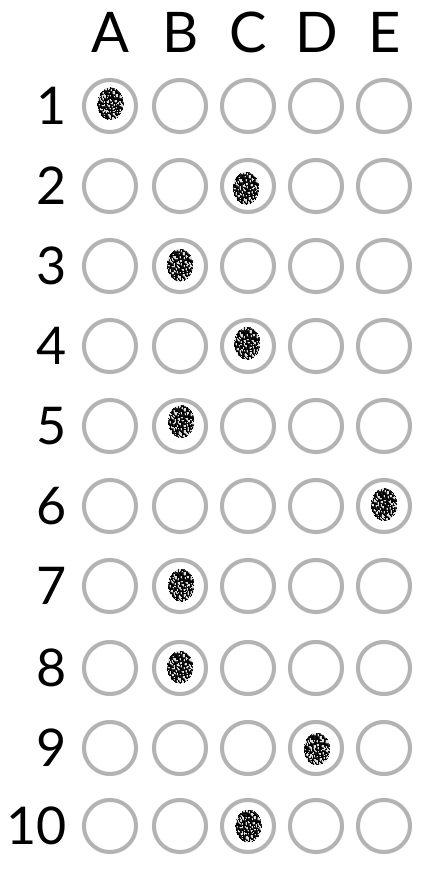
#> input picture 03_optical-mark-recognition/answers_2.png, 436 x 870 px
$ jupyter execute --allow-errors 01_omr.ipynb   (shell and % lines are left out)
#> lines starting #> are read from the running program, lines starting #| are printed output that depends on the picture; after the words box and inside, x2 and y2 are one past the last pixel; in counts of white or black regions, pixels touching at a corner belong together
<a href="https://colab.research.google.com/github/olaw01/OpenCV_image_processing/blob/main/03_optical-mark-recognition/01_omr.ipynb" target="_parent"></a>

### **Optical Mark Recognition (OMR)**

**OMR** jest formą automatycznego rozpoznawania danych. Znaki są wykonywane na specjalnie wydrukowanych formularzach, które następnie są odczytywane przez czytnik OMR. Następnie dane są przesyłane do komputera w celu przetworzenia.

Jednym z najczęstszych zastosowań OMR jest sprawdzanie arkuszy wielokrotnego wyboru. Piszący egzamin zaznaczają swoje odpowiedzi na specjalnie wydrukowanych arkuszach za pomocą ołówka lub specjalnego markera. Arkusze są następnie gromadzone, a dane odczytywane za pomocą skanera OMR.

#### **Spis treści**:

1. [Import bibliotek](#a0)
2. [Wczytanie obrazu](#a1)
3. [Konwersja do skali szarości](#a2)
4. [Rozmycie](#a3)
5. [Detekcja krawędzi](#a4)
6. [Ekstrakcja konturów](#a5)
7. [Wydobycie odpowiednich konturówu](#a6)
8. [Rozwiązanie dla jednego pytania](#a7)
9. [Rozwiązanie dla wszystkich pytań](#a8)
10. [Wyświetlenie rozwiązania](#a9)

#### **Uwagi:**

>Kurs został stworzony przy pomocy biblioteki **opencv-python** w wersji 4.1.2.
>Aby zaktualizować bibliotekę OpenCV do aktualniej wersji należy użyć polecenia:
```
!pip install --upgrade opencv-python
```
Bądź zainstalować wybierając konkretną wersję, np.
```
!pip install opencv-python==4.1.2.30

### <a name='a0'></a> Import bibliotek

[cell 1]
# !pip -q install --upgrade opencv-python

[cell 2]
from google.colab.patches import cv2_imshow
import imutils
from imutils import contours
import numpy as np
import cv2
cv2.__version__

[cell 3]
# klucz odpowiedzi
ANSWER_KEY = {0: 1, 1: 3, 2: 0, 3: 2, 4: 1, 5: 3, 6: 4, 7: 1, 8: 3, 9: 0}

### <a name='a1'></a> Wczytanie obrazu

[cell 4]
image = cv2.imread('answers_2.png')
#> image is the input picture: shape (870, 436, 3); min 0, max 255, mean 240.7
cv2_imshow(image)

### <a name='a2'></a> Konwersja do skali szarości

[cell 5]
gray = cv2.cvtColor(src=image, code=cv2.COLOR_BGR2GRAY)
cv2_imshow(gray)

### <a name='a3'></a> Rozmycie

[cell 6]
blurred = cv2.GaussianBlur(src=gray, ksize=(5, 5), sigmaX=0)
cv2_imshow(blurred)

### <a name='a4'></a> Detekcja krawędzi

[cell 7]
thresh = cv2.Canny(image=blurred, threshold1=70, threshold2=70)
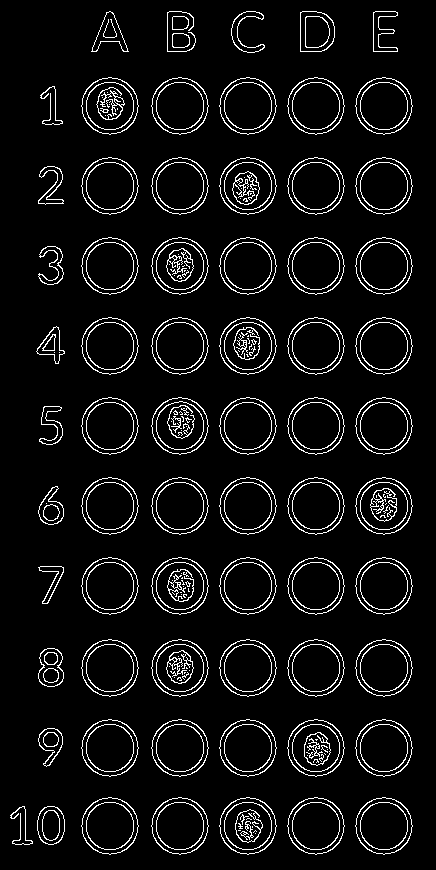
#> thresh: shape (870, 436); 6.5% white in thin lines or dots, all inside (x1, y1, x2, y2) = (10, 11, 413, 855)
cv2_imshow(thresh)

### <a name='a5'></a> Ekstrakcja konturów

[cell 8]
cnts = cv2.findContours(image=thresh.copy(), mode=cv2.RETR_EXTERNAL, method=cv2.CHAIN_APPROX_SIMPLE)
#> cnts = 68 contours, 1 with area under 20; largest, box (x1, y1, x2, y2) and area: (355, 797, 413, 855) 2493, (287, 797, 345, 855) 2493, (219, 797, 277, 855) 2493, (151, 797, 209, 855) 2493, (81, 797, 139, 855) 2493
cnts = imutils.grab_contours(cnts)
len(cnts)
#> Out = 68

#> (a cell that did not finish here is left out)

#> (a cell that did not finish here is left out)

#> (a cell that did not finish here is left out)

[cell 12]
#
cnt_img = image.copy()
for contour in cnts:
    cv2.drawContours(cnt_img, [contour], contourIdx=-1, color=(0, 255, 0), thickness=3)
#> this loop made 68 passes
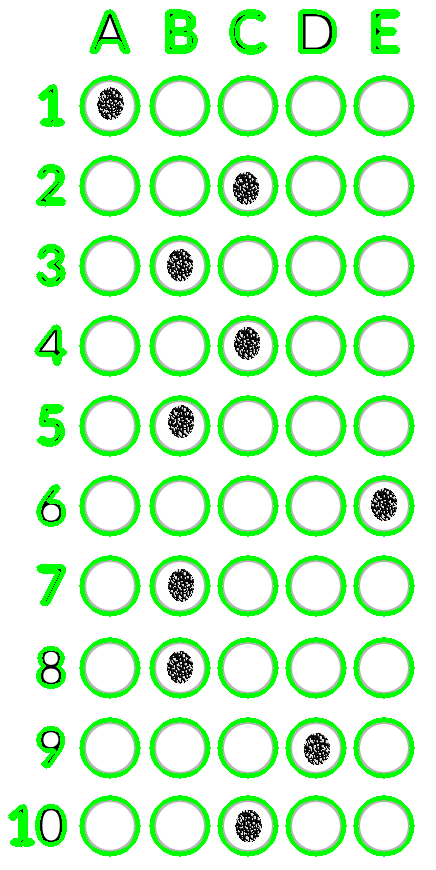
#> cnt_img: shape (870, 436, 3); 13.29% of pixels changed, all inside (x1, y1, x2, y2) = (8, 9, 415, 857)
cv2_imshow(cnt_img)

### <a name='a6'></a> Wydobycie odpowiednich konturów

[cell 13]
question_contours = []

for contour in cnts:
    (x, y, w, h) = cv2.boundingRect(contour)
    ar = w / float(h)

    if w >= 50 and h >= 50 and ar > 0.9 and ar < 1.1:
        question_contours.append(contour)
#> this loop made 68 passes
#> (x, y, w, h, ar) on passes 1 to 8: (37, 806, 28, 39, 0.718), (10, 806, 23, 39, 0.59), (355, 797, 58, 58, 1), (287, 797, 58, 58, 1), (219, 797, 58, 58, 1), (151, 797, 58, 58, 1), (81, 797, 58, 58, 1), (38, 728, 25, 39, 0.641)
#> after the loop, question_contours = 50 contours; largest, box (x1, y1, x2, y2) and area: (355, 797, 413, 855) 2493, (287, 797, 345, 855) 2493, (219, 797, 277, 855) 2493, (151, 797, 209, 855) 2493, (81, 797, 139, 855) 2493

print(f'Liczba pól z odpowiedziami: {len(question_contours)}')
#| Liczba pól z odpowiedziami: 50

cnt_img = image.copy()
for contour in question_contours:
    cv2.drawContours(cnt_img, [contour], contourIdx=-1, color=(0, 255, 0), thickness=3)
#> this loop made 50 passes
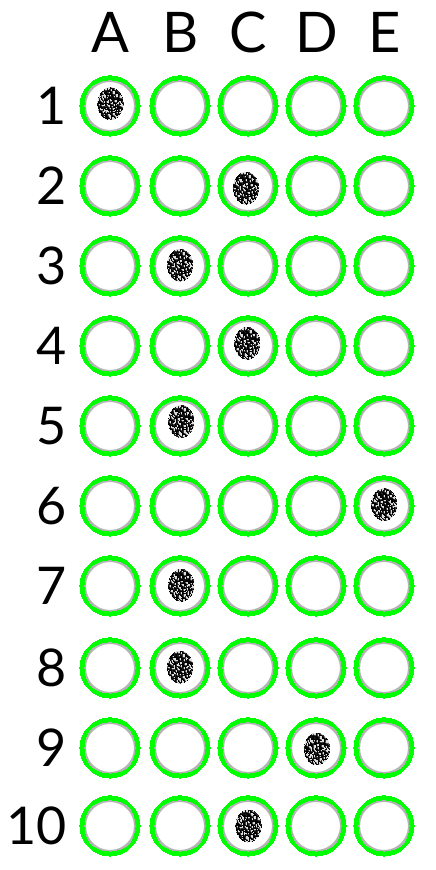
#> cnt_img: shape (870, 436, 3); 10.55% of pixels changed, all inside (x1, y1, x2, y2) = (79, 75, 415, 857)
cv2_imshow(cnt_img)

### <a name='a7'></a> Rozwiązanie dla jednego pytania

[cell 14]
cv2_imshow(thresh)

[cell 15]
# sortowanie kontur od góry do dołu
question_top_bottom = imutils.contours.sort_contours(question_contours, method='top-to-bottom')[0]
#> question_top_bottom = 50 contours; largest, box (x1, y1, x2, y2) and area: (355, 77, 413, 135) 2493, (287, 77, 345, 135) 2493, (219, 77, 277, 135) 2493, (151, 77, 209, 135) 2493, (81, 77, 139, 135) 2493

# wydobycie pierwszych 5 kontur i sortowanie od lewej do prawej
first_5 = question_top_bottom[:5]
#> first_5 = 5 contours; box (x1, y1, x2, y2) and area: (355, 77, 413, 135) 2493, (287, 77, 345, 135) 2493, (219, 77, 277, 135) 2493, (151, 77, 209, 135) 2493, (81, 77, 139, 135) 2493
first_5_left_right = imutils.contours.sort_contours(first_5, method='left-to-right')[0]
#> first_5_left_right = 5 contours; box (x1, y1, x2, y2) and area: (81, 77, 139, 135) 2493, (151, 77, 209, 135) 2493, (219, 77, 277, 135) 2493, (287, 77, 345, 135) 2493, (355, 77, 413, 135) 2493

img = image.copy()

marked = None

for idx, contour in enumerate(first_5_left_right):
    # tworzymy maskę z samych zer
    mask = np.zeros(thresh.shape, dtype='uint8')

    # rysujemy kontur na masce
    cv2.drawContours(mask, [contour], -1, 255, -1)

    # przeprowadzamy operację bitwise_and na obrazie thresh
    mask = cv2.bitwise_and(thresh, thresh, mask=mask)
    cv2_imshow(mask)

    # zliczamy liczbę pikseli niezerowych
    total = cv2.countNonZero(mask)


    if marked is None or total > marked[0]:
        marked = (total, idx)
    print(marked)

    # kolor czerwony
    color = (0, 0, 255)

    key = ANSWER_KEY[0]
    print(key)

    if key == marked[1]:
        # zaznacz na kolor zielony
        color = (0, 255, 0)
#> this loop made 5 passes
#> (total, marked) on pass 1: (664, (664, 0))
#> (printed output is left out)
#> mask: shape (870, 436); 0.1% white in thin lines or dots, all inside (x1, y1, x2, y2) = (355, 77, 413, 135)

cv2.drawContours(img, [first_5_left_right[key]], -1, color, 2)
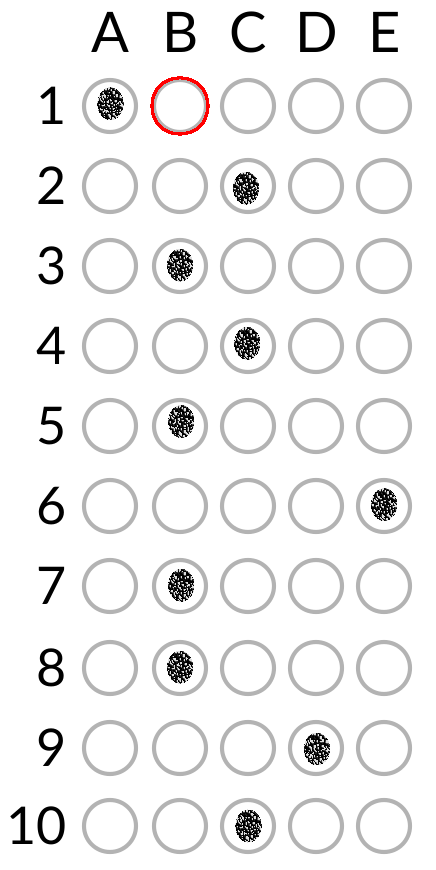
#> img: shape (870, 436, 3); 0.16% of pixels changed, all inside (x1, y1, x2, y2) = (150, 76, 210, 136)
cv2_imshow(img)

[cell 16]
# sortowanie kontur od góry do dołu
question_top_bottom = imutils.contours.sort_contours(question_contours, method='top-to-bottom')[0]

# wydobycie pierwszych 5 kontur i sortowanie od lewej do prawej
first_5 = question_top_bottom[5:10]
#> first_5 = 5 contours; box (x1, y1, x2, y2) and area: (355, 157, 413, 215) 2493, (287, 157, 345, 215) 2493, (219, 157, 277, 215) 2493, (151, 157, 209, 215) 2493, (81, 157, 139, 215) 2493
first_5_left_right = imutils.contours.sort_contours(first_5, method='left-to-right')[0]
#> first_5_left_right = 5 contours; box (x1, y1, x2, y2) and area: (81, 157, 139, 215) 2493, (151, 157, 209, 215) 2493, (219, 157, 277, 215) 2493, (287, 157, 345, 215) 2493, (355, 157, 413, 215) 2493

img = image.copy()

marked = None

for idx, contour in enumerate(first_5_left_right):
    # tworzymy maskę z samych zer
    mask = np.zeros(thresh.shape, dtype='uint8')

    # rysujemy kontur na masce
    cv2.drawContours(mask, [contour], -1, 255, -1)

    # przeprowadzamy operację bitwise_and na obrazie thresh
    mask = cv2.bitwise_and(thresh, thresh, mask=mask)
    cv2_imshow(mask)

    # zliczamy liczbę pikseli niezerowych
    total = cv2.countNonZero(mask)


    if marked is None or total > marked[0]:
        marked = (total, idx)
    print(marked)

    # kolor czerwony
    color = (0, 0, 255)

    key = ANSWER_KEY[1]
    print(key)

    if key == marked[1]:
        # zaznacz na kolor zielony
        color = (0, 255, 0)
#> this loop made 5 passes
#> (total, marked) on passes 1, 3: (375, (375, 0)), (661, (661, 2))
#> (printed output is left out)
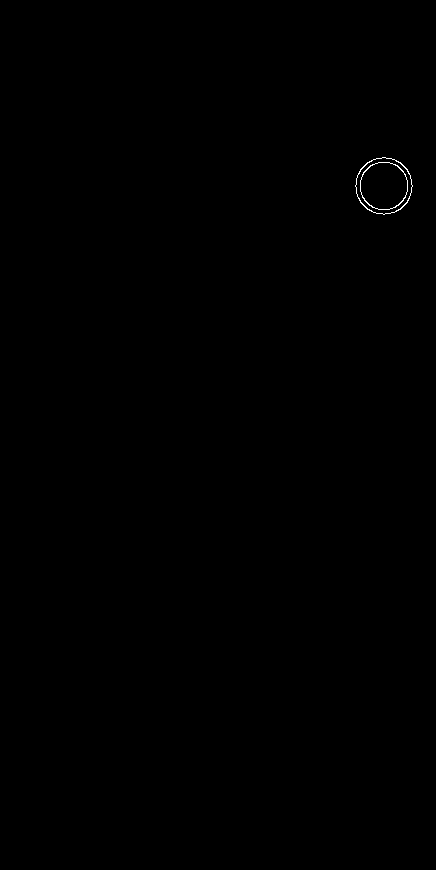
#> mask: shape (870, 436); 0.1% white in thin lines or dots, all inside (x1, y1, x2, y2) = (355, 157, 413, 215)

cv2.drawContours(img, [first_5_left_right[key]], -1, color, 2)
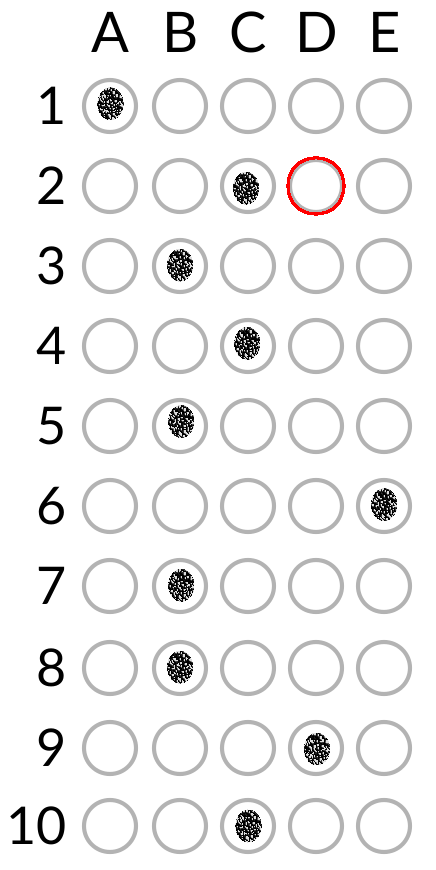
#> img: shape (870, 436, 3); 0.16% of pixels changed, all inside (x1, y1, x2, y2) = (286, 156, 346, 216)
cv2_imshow(img)

### <a name='a8'></a> Rozwiązanie dla wszystkich pytań

[cell 17]
img = image.copy()

correct = 0

# sortowanie kontur od góry do dołu
question_top_bottom = imutils.contours.sort_contours(question_contours, method='top-to-bottom')[0]

for question, idx in enumerate(range(0, len(question_contours), 5)):

    # wydobycie pierwszych 5 kontur i sortowanie od lewej do prawej
    fields = question_top_bottom[idx:idx + 5]
    fields = imutils.contours.sort_contours(fields, method='left-to-right')[0]

    marked = None

    for cnt_idx, contour in enumerate(fields):
        # tworzymy maskę z samych zer
        mask = np.zeros(thresh.shape, dtype='uint8')

        # rysujemy kontur na masce
        cv2.drawContours(mask, [contour], -1, 255, -1)

        # przeprowadzamy operację bitwise_and na obrazie thresh
        mask = cv2.bitwise_and(thresh, thresh, mask=mask)

        # zliczamy liczbę pikseli niezerowych
        total = cv2.countNonZero(mask)


        if marked is None or total > marked[0]:
            marked = (total, cnt_idx)

    # kolor czerwony
    color = (0, 0, 255)

    key = ANSWER_KEY[question]

    if key == marked[1]:
        # zaznacz na kolor zielony
        color = (0, 255, 0)
        correct += 1

    cv2.drawContours(img, [fields[key]], -1, color, 2)
#> this loop made 10 passes
#> (idx, color, key) on passes 1 to 8: (0, (0, 0, 255), 1), (5, (0, 0, 255), 3), (10, (0, 0, 255), 0), (15, (0, 255, 0), 2), (20, (0, 255, 0), 1), (25, (0, 0, 255), 3), (30, (0, 0, 255), 4), (35, (0, 255, 0), 1)
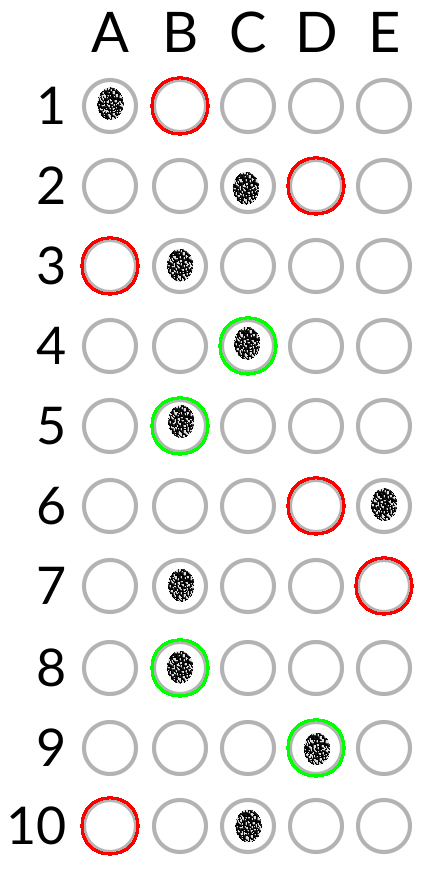
#> img: shape (870, 436, 3); 1.62% of pixels changed, all inside (x1, y1, x2, y2) = (80, 76, 414, 856)
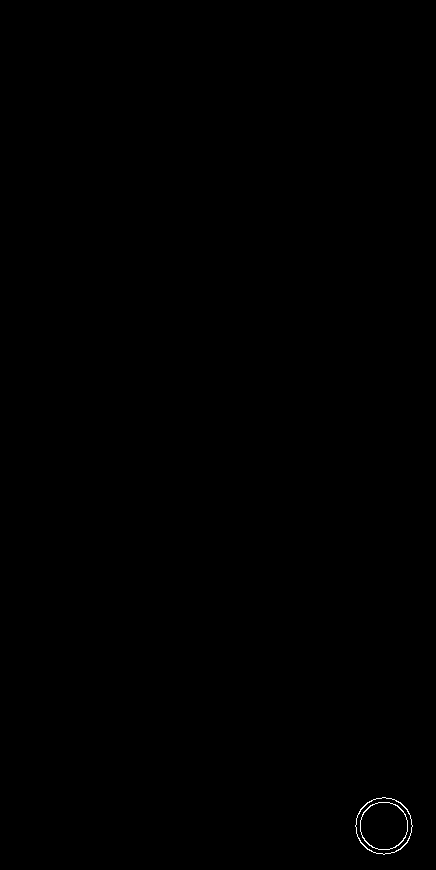
#> mask: shape (870, 436); 0.1% white in thin lines or dots, all inside (x1, y1, x2, y2) = (355, 797, 413, 855)
#> after the loop, correct = 4

cv2_imshow(img)

### <a name='a9'></a> Wyświetlenie rozwiązania

[cell 18]
# dodanie górnego obramowania
checked = cv2.copyMakeBorder(
    src=img,
    top=50,
    bottom=0,
    left=0,
    right=0,
    borderType=cv2.BORDER_CONSTANT,
    value=(255, 255, 255)
)
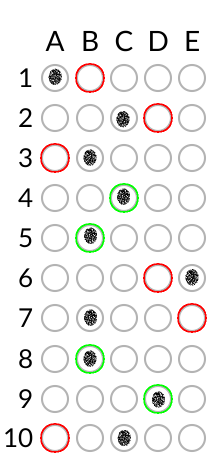
#> checked: shape (920, 436, 3) (shown at 1/2 size); mean B, G, R 238.1, 239.7, 240.5

score = (correct / 10)
#> score = 0.4

color = (50, 168, 82) if score >= 0.6 else (71, 7, 219)
#> color = (71, 7, 219)
text = 'Passed' if score >= 0.6 else 'Failed'
#> text = 'Failed'

cv2.putText(img=checked, text=f'{text}: {score * 100}%', org=(10, 30), fontFace=cv2.FONT_HERSHEY_SIMPLEX, fontScale=0.9, color=color, thickness=2)
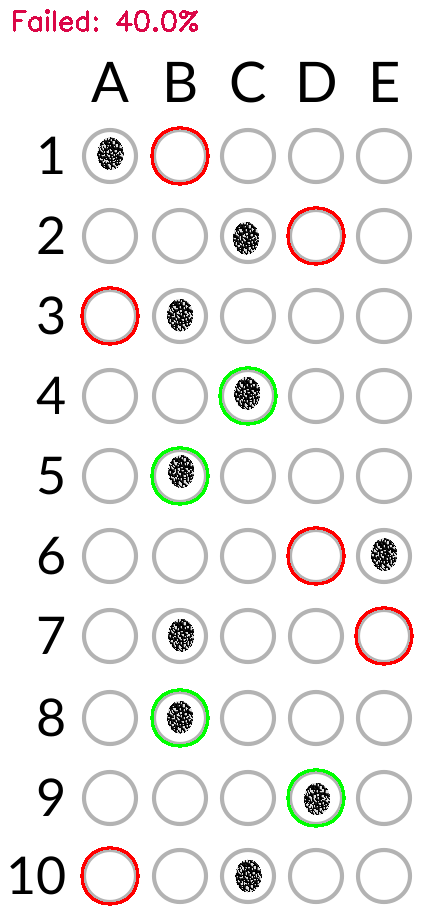
#> checked: shape (920, 436, 3); 0.34% of pixels changed, all inside (x1, y1, x2, y2) = (13, 9, 198, 32)
cv2_imshow(checked)

[cell 19]
cv2.imwrite(filename='checked.png', img=checked)
#> Out = True
